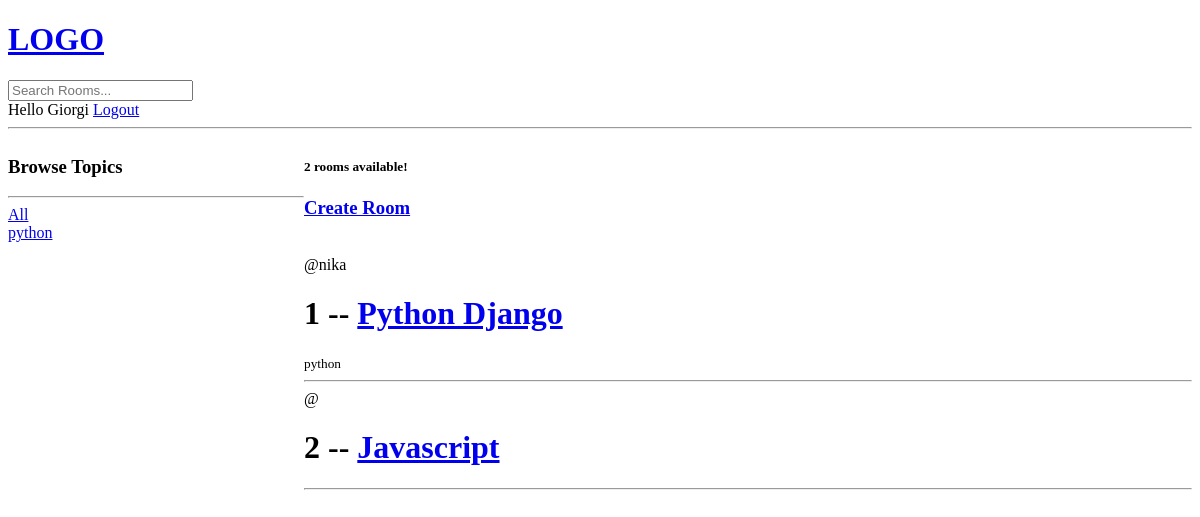
The page / (signed in) on the database as committed earlier.
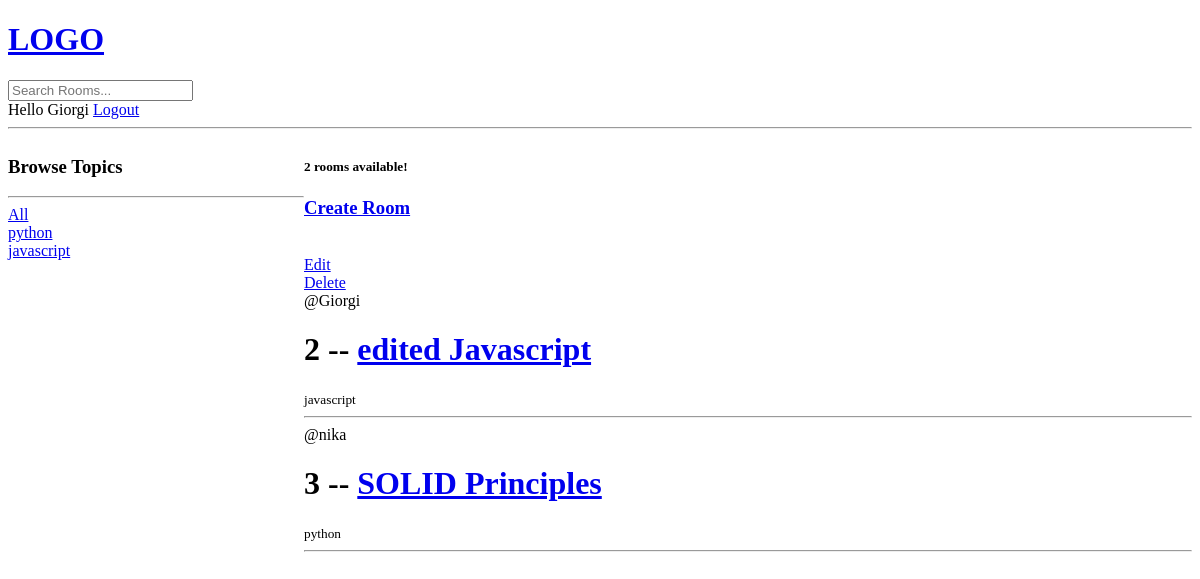
The same page on the database as committed later.
### base/models.py (models this page shows, shortened)
class Topic(models.Model):
    name = models.CharField(max_length=200)

class Room(models.Model):
    host = models.ForeignKey(User, on_delete=models.SET_NULL, null=True)
    topic = models.ForeignKey(Topic, on_delete=models.SET_NULL, null=True)
    name = models.CharField(max_length=150)
    description = models.TextField(null=True, blank=True) #null _ for database, blank _ for submitted form
    updated = models.DateTimeField(auto_now=True) #when updated
    created = models.DateTimeField(auto_now_add=True) #when created
    class Meta:
        ordering = ['-updated', '-created']

### base/views.py (the view)
# urls.py: path('', views.home, name="home"),
def home(request):
    q = request.GET.get('q') if request.GET.get('q') != None else ''
    rooms = Room.objects.filter(Q(topic__name__icontains=q) | Q(name__icontains=q) | Q(description__icontains=q))
    topics = Topic.objects.all()
    room_count = rooms.count()
    context = {'rooms': rooms, 'topics': topics, 'room_count': room_count}
    return render(request, "base/home.html", context)

### base/templates/base/home.html (shortened to what this page needs)
{% extends 'main.html' %}
{% block content %}
<div class="home-container">
    <div>
        <h3>Browse Topics</h3>
        <hr>
        <div>
                <a href="{% url 'home' %}">All</a>
        </div>
        {% for topic in topics %}
            <div>
                <a href="{% url 'home' %}?q={{ topic.name }}">{{ topic.name }}</a>
            </div>
        {% endfor %}
    </div>
    <div>
        <h5>{{ room_count }} rooms available!</h5>
        <a href="{% url 'create-room' %}"><h3><b>Create Room</b></h3></a>
        <br>
        <div>
            <div>
                {% for room in rooms %}
                    <div>
                        {% if request.user == room.host %}
                            <a href="{% url 'update-room' room.id %}">Edit</a><br>
                            <a href="{% url 'delete-room' room.id %}">Delete</a><br>
                        {% endif %}
                        <span>@{{room.host.username}}</span>
                        <h1>{{room.id}} -- <a href="{% url 'room' room.id %}">{{room.name}}</a></h1>
                        <small>{{room.topic.name}}</small>
                        <hr>
                    </div>
                {% endfor %}
            </div>
        </div>
    </div>
</div>
{% endblock %}

Rows that differ between the two databases and show on the page:
removed Room: host.username "nika", id "1", name "Python Django", topic.name "python"
added Topic: name "javascript"
changed Room id 2: host_id empty → 2 (drawn); host.username (not shown) → "Giorgi"; name "Javascript" → "edited Javascript"; topic.name (not shown) → "javascript"
added Room: host.username "nika", id "3", name "SOLID Principles", topic.name "python"
